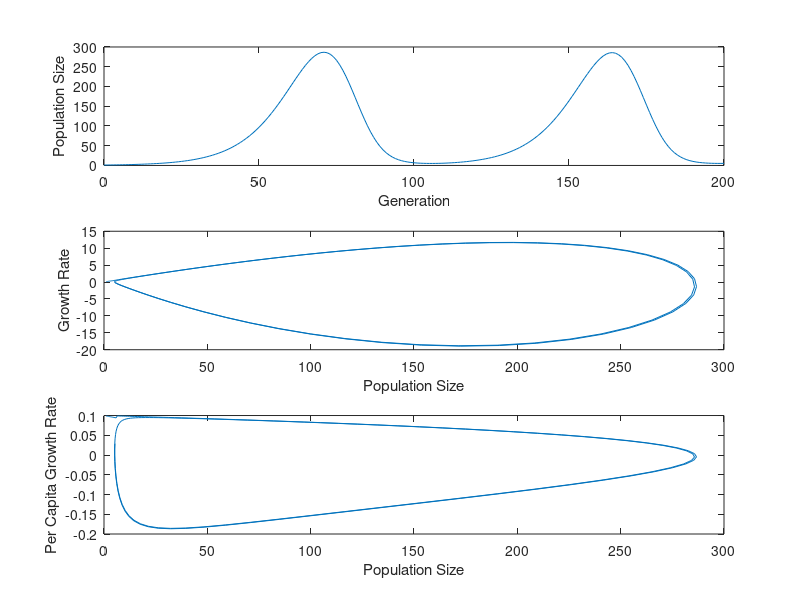

MATLAB code for this plot:
%This code runs growth models using for loops and if statements

%Type of model to run: 1 = exponential; 2 = logistic -- student choice
modeltype = 2;

%Input parameters -- student choice
N0 = 1; %Initial population size
r = .1; %Population growth rate
K = 100; %Carrying capacity [only pertains to logistic]
t = 200; %Number of generations
tau = 20; %Population response time lag [only matters for logistic]
    %Time lags (a delay in when the population size affects the growth rate) are really 
    %interesting. Try playing with increasingly large time lags and watch what happens


%Make the "storage variables"
generation = linspace(0,t,t+1);
dNdt = zeros(size(generation));
population = zeros(size(generation));



%"If" statement selects appropriate model
if modeltype == 1   %run the exponential growth model
    for i = 1:size(generation,2)    
        if i == 1   %The generation has population = N0
            population(i) = N0;
            dNdt(i) = r*population(i);
        else
            population(i) = population(i-1)+dNdt(i-1); %At the new
            %timestep, the population has grown by dNdt from the previous
            %generation
            dNdt(i) = r*population(i);
        end
    end
        
elseif modeltype == 2   %run the logistic growth model
    for i = 1:size(generation,2)
        if i == 1
            population(i) = N0;
            dNdt(i) = r*population(i)*(1-population(i)/K);
        else
            if i <= tau  %If you have a time lag (tau > 0) you need this 
                %alternate logistic equation without time lag to get you through
                %the first few generations.
                population(i) = population(i-1)+dNdt(i-1);
                dNdt(i) = r*population(i)*(1-population(i)/K);
            else
                population(i) = population(i-1)+dNdt(i-1);
                dNdt(i) = r*population(i)*(1-population(i-tau)/K);
            end
        end
    end
    
else
    disp('Error: Choose 1 for exponential model or 2 for logistic model')
end


%figure()
subplot(3,1,1)
plot(generation,population)
xlabel('Generation')
ylabel('Population Size')
%Note that with the logistic model and a time lag you get multiple growth
%rate values for the same population size (which makes sense, because
%the population's growth rate depends both on its current size, and on
%its size at some past time point). This results in some pretty spirals...
subplot(3,1,2)
%figure()
plot(population,dNdt) %This plot is basically the derivative of the upper
    %panel. It is useful if you want to show that the growth rate of a
    %population depends upon its size. And, if you have a logistic model
    %with no time lags, it gives a nice demonstration of why MSY
    %(maximum sustainable yield, a fisheries concept) is at K/2.
xlabel('Population Size')
ylabel('Growth Rate')
subplot(3,1,3) %This plot allows us to see that the density
    %dependence of the growth rate varies with growth model. In exponential
    %growth, per capita reproduction (dNdt/N) is a constant (r). In
    %logistic growth, per capita reproductive rate decreases with
    %increasing population density.
%figure()
plot(population,dNdt./population)
xlabel('Population Size')
ylabel('Per Capita Growth Rate')  